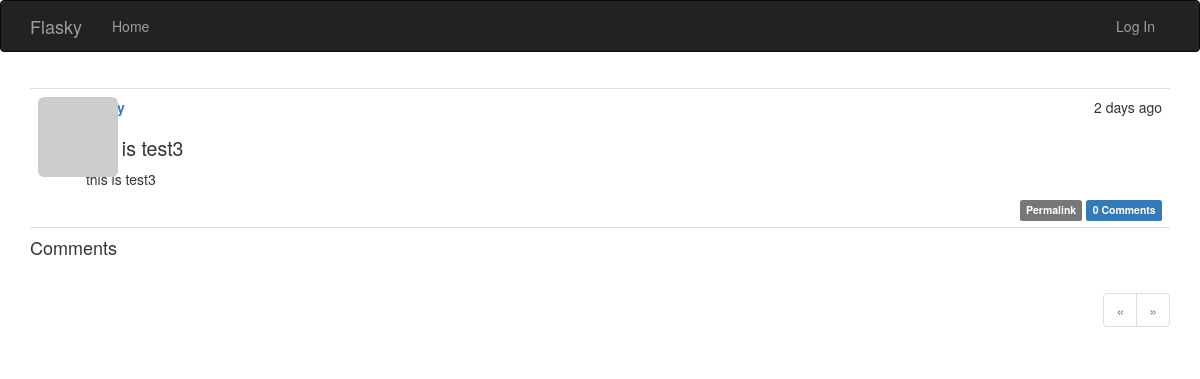
/post/102, run on an earlier commit of the app's database.
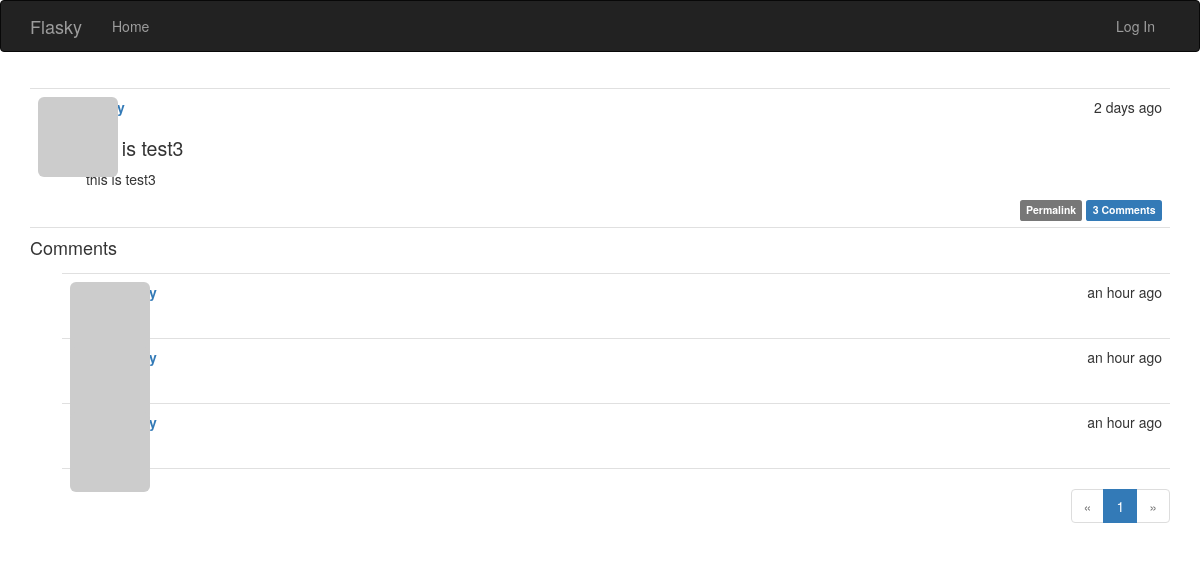
And on a later commit of the database.
### app/models.py (models this page shows, shortened)
class Post(db.Model):
    __tablename__ = 'posts'
    id = db.Column(db.Integer, primary_key=True)
    body = db.Column(db.Text)
    timestamp = db.Column(db.DateTime, index=True, default=datetime.utcnow)
    author_id = db.Column(db.Integer, db.ForeignKey('users.id'))
    body_html = db.Column(db.Text)
    comments = db.relationship('Comment', backref='post', lazy='dynamic')

class Comment(db.Model):
    __tablename__ = 'comments'
    id = db.Column(db.Integer, primary_key=True)
    body = db.Column(db.Text)
    body_html = db.Column(db.Text)
    timestamp = db.Column(db.DateTime, index=True, default=datetime.utcnow)
    disabled = db.Column(db.Boolean)
    author_id = db.Column(db.Integer, db.ForeignKey('users.id'))
    post_id = db.Column(db.Integer, db.ForeignKey('posts.id'))

### app/main/views.py (the view)
@main.route('/post/<int:id>', methods=['GET', 'POST'])
def post(id):
    post = Post.query.get_or_404(id)
    form = CommentForm()
    if form.validate_on_submit():
        comment = Comment(body=form.body.data, post=post, author=current_user._get_current_object())
        db.session.add(comment)
        flash('Your comment has been published.')
        return redirect(url_for('.post', id=post.id, page=-1))
    page = request.args.get('page', 1, type=int)
    if page == -1:
        page = (post.comments.count() - 1) // \
               current_app.config['FLASKY_COMMENTS_PER_PAGE'] + 1
    pagination = post.comments.order_by(Comment.timestamp.asc()).paginate(
        page, per_page=current_app.config['FLASKY_COMMENTS_PER_PAGE'], error_out=False)
    comments = pagination.items
    return render_template('post.html', posts=[post], form=form, comments=comments, pagination=pagination)

### app/auth/views.py (called while the page is built)
@auth.before_app_request
def before_request():
    if current_user.is_authenticated:
        current_user.ping()
        if not current_user.confirmed \
                and request.endpoint \
                and request.endpoint[:5] != 'auth.' \
                and request.endpoint != 'static':
            return redirect(url_for('auth.unconfirmed'))

### app/main/__init__.py (called while the page is built)
@main.app_context_processor
def inject_permissions():
    return dict(Permission=Permission)

### app/models.py (called while the page is built)
    def gravatar(self, size=100, default='identicon', rating='g'):
        if request.is_secure:
            url = 'https://secure.gravatar.com/avatar'
        else:
            url = 'http://www.gravatar.com/avatar'
        hash = self.avatar_hash or hashlib.md5(
            self.email.encode('utf-8')).hexdigest()
        return '{url}/{hash}?s={size}&d={default}&r={rating}'.format(
            url=url, hash=hash, size=size, default=default, rating=rating)

    def can(self, permissions):
        return False

    def is_administrator(self):
        return False

### app/templates/post.html (shortened to what this page needs)
{% extends "base.html" %}
{% import "bootstrap/wtf.html" as wtf %}
{% import "_macros.html" as macros %}
{% block page_content %}
{% include '_posts.html' %}
<h4 id="comments">Comments</h4>
{% include '_comments.html' %}
{% if pagination %}
<div class="pagination">
    {{ macros.pagination_widget(pagination, '.post', fragment='#comments', id=posts[0].id) }}
</div>
{% endif %}
{% endblock %}

### app/templates/base.html (shortened to what this page needs)
{% extends "bootstrap/base.html" %}
{% block head %}
{{ super() }}
<link rel="stylesheet" type="text/css" href="{{ url_for('static', filename='styles.css') }}">
{% endblock %}
{% block navbar %}
<div class="navbar navbar-inverse" role="navigation">
    <div class="container">
        <div class="navbar-header">
            <a class="navbar-brand" href="{{ url_for('main.index') }}">Flasky</a>
        </div>
        <div class="navbar-collapse collapse">
            <ul class="nav navbar-nav">
                <li><a href="{{ url_for('main.index') }}">Home</a></li>
            </ul>
            <ul class="nav navbar-nav navbar-right">
                {% if current_user.is_authenticated %}
                <li class="dropdown">
                    <a href="#" class="dropdown-toggle" data-toggle="dropdown">
                        <img src="{{ current_user.gravatar(size=18) }}">
                        Account <b class="caret"></b>
                    </a>
                    <ul class="dropdown-menu">
                        <li><a href="{{ url_for('auth.change_password') }}">Change Password</a></li>
                        <li><a href="{{ url_for('auth.change_email_request') }}">Change Email</a></li>
                        <li><a href="{{ url_for('auth.logout') }}">Log Out</a></li>
                    </ul>
                </li>
                {% else %}
                <li><a href="{{ url_for('auth.login') }}">Log In</a></li>
                {% endif %}
            </ul>
        </div>
    </div>
</div>
{% endblock %}
{% block content %}
<div class="container">
    {% block page_content %}{% endblock %}
</div>
{% endblock %}

### app/templates/_macros.html
{% macro pagination_widget(pagination, endpoint, fragment='') %}
<ul class="pagination">
    <li{% if not pagination.has_prev %} class="disabled"{% endif %}>
        <a href="{% if pagination.has_prev %}{{ url_for(endpoint, page=pagination.prev_num, **kwargs) }}{{ fragment }}{% else %}#{% endif %}">
            &laquo;
        </a>
    </li>
    {% for p in pagination.iter_pages() %}
        {% if p %}
            {% if p == pagination.page %}
            <li class="active">
                <a href="{{ url_for(endpoint, page = p, **kwargs) }}{{ fragment }}">{{ p }}</a>
            </li>
            {% else %}
            <li>
                <a href="{{ url_for(endpoint, page = p, **kwargs) }}{{ fragment }}">{{ p }}</a>
            </li>
            {% endif %}
        {% else %}
        <li class="disabled"><a href="#">&hellip;</a></li>
        {% endif %}
    {% endfor %}
    <li{% if not pagination.has_next %} class="disabled"{% endif %}>
        <a href="{% if pagination.has_next %}{{ url_for(endpoint, page=pagination.next_num, **kwargs) }}{{ fragment }}{% else %}#{% endif %}">
            &raquo;
        </a>
    </li>
</ul>
{% endmacro %}

### app/templates/_posts.html (shortened to what this page needs)
<ul class="posts">
    {% for post in posts %}
    <li class="post">
        <div class="post-thumbnail">
            <a href="{{ url_for('.user', username=post.author.username) }}">
                <img class="img-rounded profile-thumbnail" src="{{ post.author.gravatar(size=40) }}">
            </a>
        </div>
        <div class="post-content">
            <div class="post-date">{{ moment(post.timestamp).fromNow() }}</div>
            <div class="post-author"><a href="{{ url_for('.user', username=post.author.username) }}">{{ post.author.username }}</a></div>
            <div class="post-body">
                {% if post.body_html %}
                    {{ post.body_html | safe }}
                {% else %}
                    {{ post.body }}
                {% endif %}
            </div>
            <div class="post-footer">
                <a href="{{ url_for('.post', id=post.id) }}">
                    <span class="label label-default">Permalink</span>
                </a>
                <a href="{{ url_for('.post', id=post.id) }}#comments">
                    <span class="label label-primary">{{ post.comments.count() }} Comments</span>
                </a>
            </div>
        </div>
    </li>
    {% endfor %}
</ul>

### app/templates/_comments.html (shortened to what this page needs)
<ul class="comments">
    {% for comment in comments %}
    <li class="comment">
        <div class="comment-thumbnail">
            <a href="{{ url_for('.user', username=comment.author.username) }}">
                <img class="img-rounded profile-thumbnail" src="{{ comment.author.gravatar(size=40) }}">
            </a>
        </div>
        <div class="comment-content">
            <div class="comment-date">{{ moment(comment.timestamp).fromNow() }}</div>
            <div class="comment-author"><a href="{{ url_for('.user', username=comment.author.username) }}">{{ comment.author.username }}</a></div>
            <div class="comment-body">
            </div>
        </div>
    </li>
    {% endfor %}
</ul>

### app/static/styles.css (style rules this page uses)
.profile-thumbnail { position: absolute; }
ul.posts { list-style-type: none; padding: 0px; margin: 16px 0px 0px 0px; border-top: 1px solid #e0e0e0; }
ul.posts li.post { padding: 8px; border-bottom: 1px solid #e0e0e0; }
div.post-date { float: right; }
div.post-author { font-weight: bold; }
div.post-thumbnail { position: absolute; }
div.post-content { margin-left: 48px; min-height: 48px; }
div.post-footer { text-align: right; }
ul.comments { list-style-type: none; padding: 0px; margin: 16px 0px 0px 0px; }
ul.comments li.comment { margin-left: 32px; padding: 8px; border-bottom: 1px solid #e0e0e0; }
ul.comments li.comment:nth-child(1) { border-top: 1px solid #e0e0e0; }
div.comment-date { float: right; }
div.comment-author { font-weight: bold; }
div.comment-thumbnail { position: absolute; }
div.comment-content { margin-left: 48px; min-height: 48px; }
div.pagination { width: 100%; text-align: right; padding: 0px; margin: 0px; }
.post-body h1 { font-size: 140%; }

What changed in the data, as far as the page shows it:
computed for Post "this is test3 this is test3": comments.count "0" → "3"
added Comment: timestamp "an hour ago"
added Comment: timestamp "an hour ago"
added Comment: timestamp "an hour ago"
Also different on the page:
new list line: "1"
